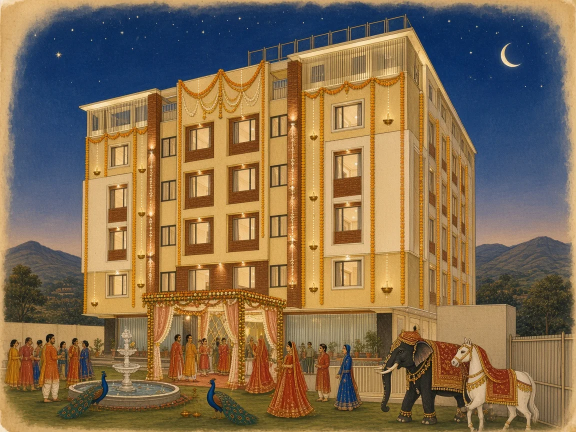
#> input picture assets/art/venue-khumani.webp, 1152 x 864 px (shown at 1/2 size)
$ python make-og.py
#> lines starting #> are read from the running program, lines starting #| are printed output that depends on the picture
#!/usr/bin/env python3
"""Draw the WhatsApp link previews, one per family's card.

    python3 tools/make-og.py

assets/og.jpg        Vaibhav's family's card: "Vaibhav & Mahak"
assets/og-mahak.jpg  Mahak's family's card:   "Mahak & Vaibhav"

1200×630, the painted hotel on the left and the names on the right. Needs
Pillow; the three Google fonts are fetched into /tmp/khumani/fonts once.
"""
import os
import urllib.request

from PIL import Image, ImageDraw, ImageFont

ROOT = os.path.dirname(os.path.dirname(os.path.abspath(__file__)))
FONTS = "/tmp/khumani/fonts/"
FONT_URLS = {
    "Cinzel%5Bwght%5D.ttf": "https://github.com/google/fonts/raw/main/ofl/cinzel/Cinzel%5Bwght%5D.ttf",
    "CormorantGaramond%5Bwght%5D.ttf": "https://github.com/google/fonts/raw/main/ofl/cormorantgaramond/CormorantGaramond%5Bwght%5D.ttf",
    "Italianno-Regular.ttf": "https://github.com/google/fonts/raw/main/ofl/italianno/Italianno-Regular.ttf",
}
CARDS = [
    ("og.jpg", "THE BHATNAGAR FAMILY INVITES YOU", "Vaibhav", "Mahak"),
    ("og-mahak.jpg", "THE KALRA FAMILY INVITES YOU", "Mahak", "Vaibhav"),
]
W, H = 1200, 630
GOLD, PALE, MUTED, LINE = (232, 200, 106), (247, 236, 201), (214, 186, 140), (201, 162, 39)
MAROON = (43, 8, 16)


def fonts():
    os.makedirs(FONTS, exist_ok=True)
    for name, url in FONT_URLS.items():
        if not os.path.exists(FONTS + name):
            urllib.request.urlretrieve(url, FONTS + name)
#> (the call stopped at in fonts, `urllib.request.urlretrieve(url, FONTS + name)`: the network is not available in this run)


def draw(top, first, second):
#> called with top = 'THE BHATNAGAR FAMILY INVITES YOU', first = 'Vaibhav', second = 'Mahak'
    src = Image.open(os.path.join(ROOT, "assets/art/venue-khumani.webp")).convert("RGB")
#> src is the input picture: PIL image 1152x864 RGB; mean R, G, B 131.4, 108.8, 79.6
    og = Image.new("RGB", (W, H), MAROON)
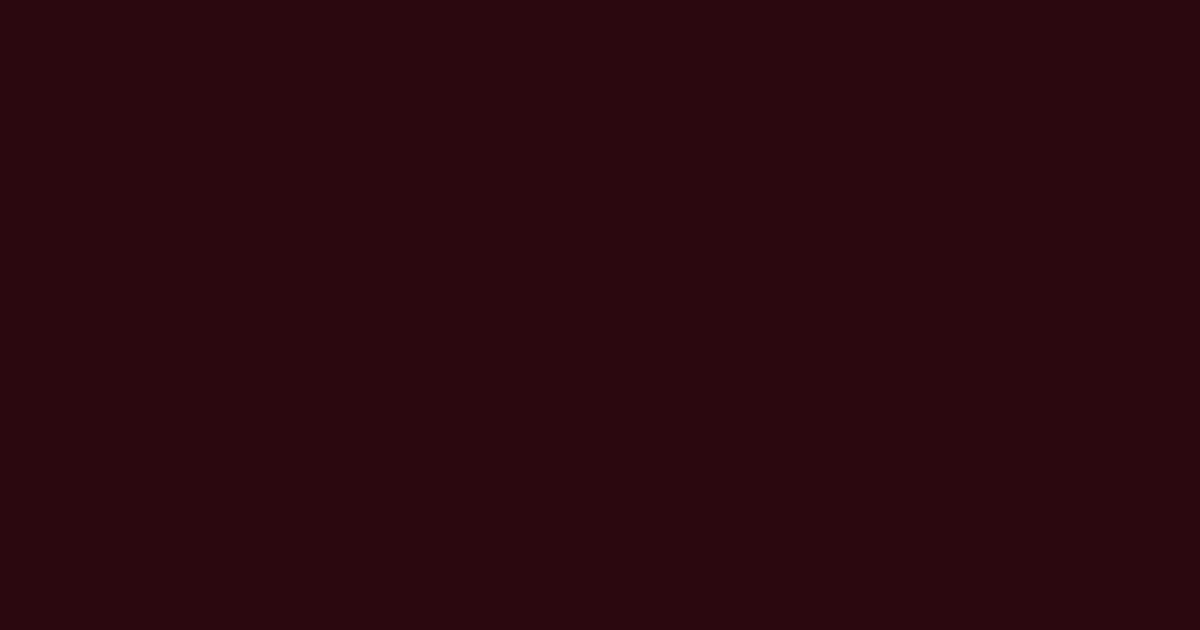
#> og: PIL image 1200x630 RGB; mean R, G, B 43, 8, 16
    pw = 660
    p = src.resize((int(src.width * H / src.height), H), Image.LANCZOS)
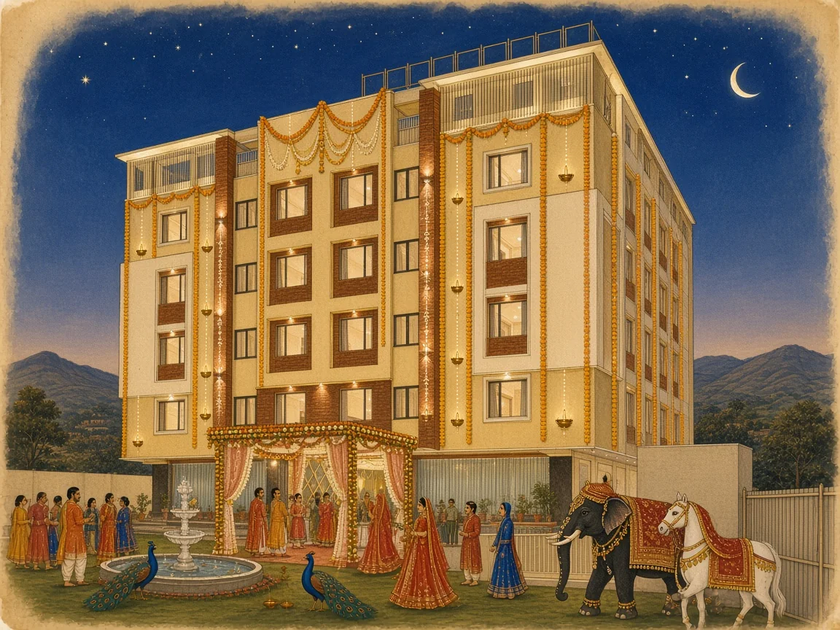
#> p: PIL image 840x630 RGB; mean R, G, B 131.4, 108.8, 79.7
    left = (p.width - pw) // 2
#> left = 90
    og.paste(p.crop((left, 0, left + pw, H)), (0, 0))
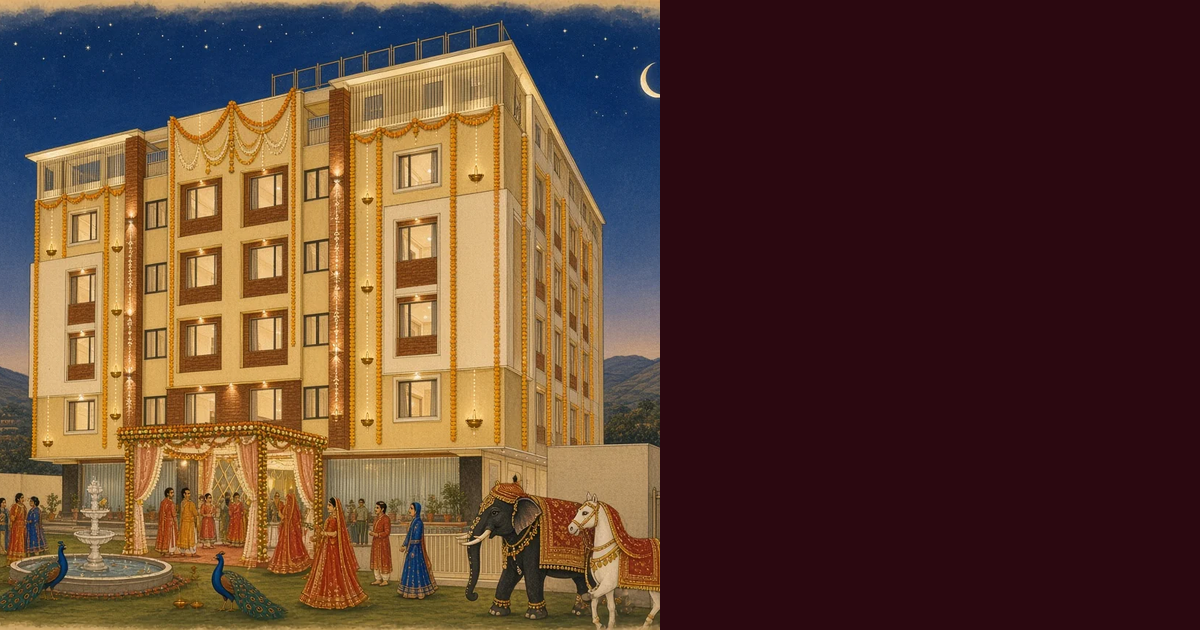
#> og: PIL image 1200x630 RGB; mean R, G, B 94.6, 64.3, 48.8
    # a soft maroon fade from the painting into the text panel
    fade = Image.new("L", (240, H))
#> fade: PIL image 240x630 L; every value is 0
    fd = ImageDraw.Draw(fade)
    for x in range(240):
        fd.line([(x, 0), (x, H)], fill=int(255 * (x / 239) ** 1.4))
    og.paste(Image.new("RGB", (240, H), MAROON), (pw - 240, 0), fade)
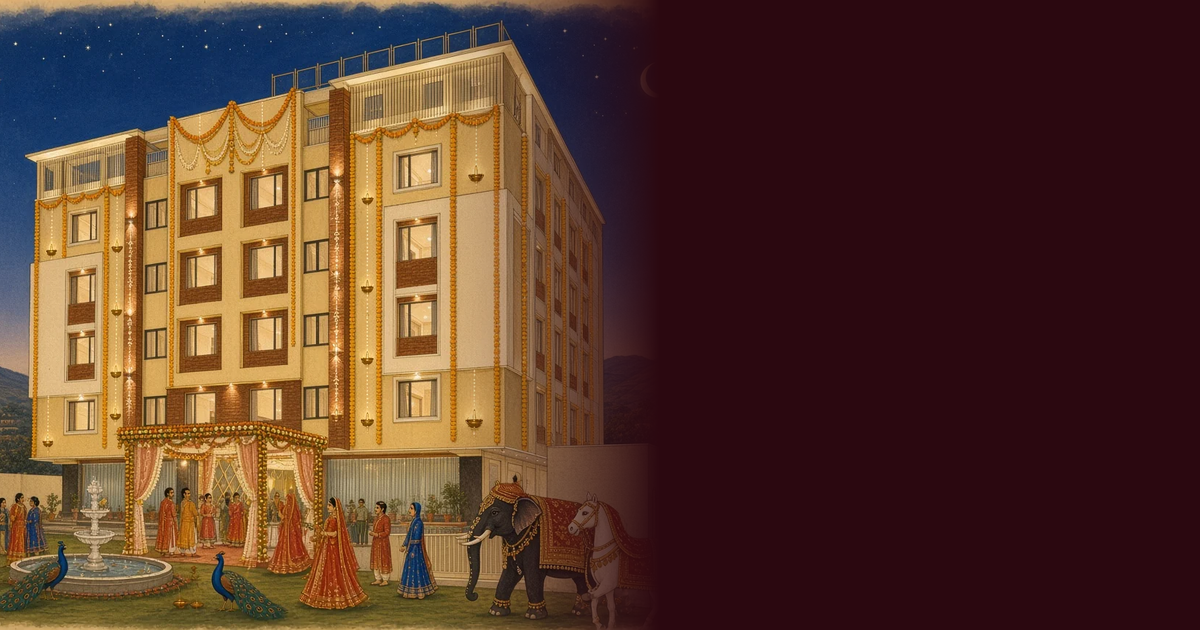
#> og: PIL image 1200x630 RGB; mean R, G, B 88.7, 56.7, 43.1

    d = ImageDraw.Draw(og)
    cx = 600 + (W - 600) // 2 + 30
    cinzel = lambda s: ImageFont.truetype(FONTS + "Cinzel%5Bwght%5D.ttf", s)
    script = ImageFont.truetype(FONTS + "Italianno-Regular.ttf", 132)
    corm = ImageFont.truetype(FONTS + "CormorantGaramond%5Bwght%5D.ttf", 34)

    def centre(text, font, y, fill):
        d.text((cx - d.textlength(text, font=font) / 2, y), text, font=font, fill=fill)

    centre(top, cinzel(17), 94, MUTED)
    centre(first, script, 132, GOLD)
    centre("&", cinzel(30), 262, MUTED)
    centre(second, script, 290, GOLD)
    d.line([(cx - 120, 446), (cx + 120, 446)], fill=LINE, width=1)
    centre("1 & 2 FEBRUARY 2027", cinzel(30), 466, PALE)
    centre("Hotel Khumani · Udaipur", corm, 516, MUTED)
    d.rectangle([14, 14, W - 15, H - 15], outline=LINE, width=2)
    return og


def main():
    fonts()
    for name, top, first, second in CARDS:
        out = os.path.join(ROOT, "assets", name)
        draw(top, first, second).save(out, "JPEG", quality=86, optimize=True, progressive=True)
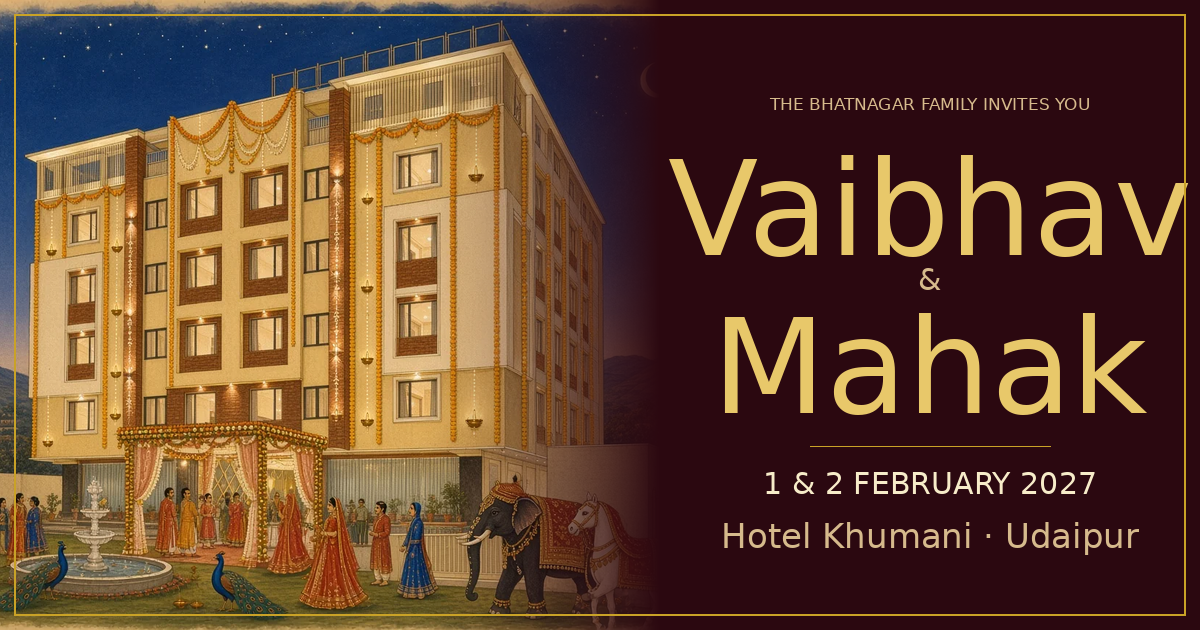
#> saved as og.jpg: PIL image 1200x630 RGB; mean R, G, B 98.8, 66.7, 47.6
        print("wrote assets/%s  %d KB" % (name, os.path.getsize(out) // 1024))


if __name__ == "__main__":
    main()
